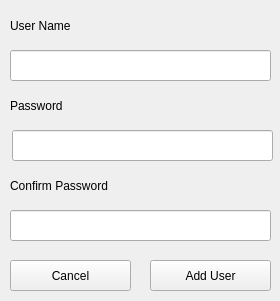
<?xml version="1.0" encoding="UTF-8"?>
<ui version="4.0">
 <class>addUser</class>
 <widget class="QWidget" name="addUser">
  <property name="geometry">
   <rect>
    <x>0</x>
    <y>0</y>
    <width>280</width>
    <height>301</height>
   </rect>
  </property>
  <property name="windowTitle">
   <string>Form</string>
  </property>
  <widget class="QLabel" name="label">
   <property name="geometry">
    <rect>
     <x>10</x>
     <y>10</y>
     <width>261</width>
     <height>31</height>
    </rect>
   </property>
   <property name="text">
    <string>User Name</string>
   </property>
  </widget>
  <widget class="QLabel" name="label_2">
   <property name="geometry">
    <rect>
     <x>10</x>
     <y>90</y>
     <width>261</width>
     <height>31</height>
    </rect>
   </property>
   <property name="text">
    <string>Password</string>
   </property>
  </widget>
  <widget class="QLineEdit" name="fieldUsername">
   <property name="geometry">
    <rect>
     <x>10</x>
     <y>50</y>
     <width>261</width>
     <height>31</height>
    </rect>
   </property>
  </widget>
  <widget class="QLineEdit" name="fieldPwd">
   <property name="geometry">
    <rect>
     <x>12</x>
     <y>130</y>
     <width>261</width>
     <height>31</height>
    </rect>
   </property>
   <property name="echoMode">
    <enum>QLineEdit::Password</enum>
   </property>
  </widget>
  <widget class="QLabel" name="label_3">
   <property name="geometry">
    <rect>
     <x>10</x>
     <y>170</y>
     <width>261</width>
     <height>31</height>
    </rect>
   </property>
   <property name="text">
    <string>Confirm Password</string>
   </property>
  </widget>
  <widget class="QLineEdit" name="fieldCnfrmPwd">
   <property name="geometry">
    <rect>
     <x>10</x>
     <y>210</y>
     <width>261</width>
     <height>31</height>
    </rect>
   </property>
   <property name="echoMode">
    <enum>QLineEdit::Password</enum>
   </property>
  </widget>
  <widget class="QPushButton" name="buttonAddUser">
   <property name="geometry">
    <rect>
     <x>150</x>
     <y>260</y>
     <width>121</width>
     <height>31</height>
    </rect>
   </property>
   <property name="text">
    <string>Add User</string>
   </property>
  </widget>
  <widget class="QPushButton" name="buttonCancel">
   <property name="geometry">
    <rect>
     <x>10</x>
     <y>260</y>
     <width>121</width>
     <height>31</height>
    </rect>
   </property>
   <property name="text">
    <string>Cancel</string>
   </property>
  </widget>
 </widget>
 <resources/>
 <connections/>
</ui>
